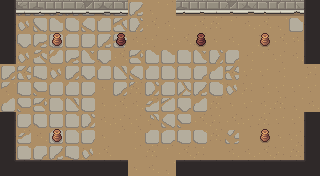

A 2D game scene composited from a Tiled map and its tileset images. What follows is a short description and the map's XML, with every tile layer's data as written:
An orthogonal 20x11 tile map with 16x16 px tiles, 6 tile layers (ground, dressing, decor, walls, ...), 3 tilesets and 15 objects (6x PROP, 5x ENTRY, 3x CHEST, SHOPKEEPER).

<map version="1.10" tiledversion="1.10.2" orientation="orthogonal" renderorder="right-down" width="20" height="11" tilewidth="16" tileheight="16" infinite="0" nextlayerid="8" nextobjectid="16">
 <tileset firstgid="1" name="wall" tilewidth="16" tileheight="16" tilecount="176" columns="11">
  <image source="../../../gfx/tiles/crypt/walls_floor.png" width="176" height="256" />
 </tileset>
 <tileset firstgid="177" name="slabs" tilewidth="16" tileheight="16" tilecount="207" columns="9">
  <image source="../../../gfx/tiles/crypt/slabs.png" width="144" height="368" />
 </tileset>
 <tileset firstgid="384" name="objects" tilewidth="16" tileheight="16" tilecount="384" columns="24">
  <image source="../../../gfx/tiles/crypt/objects.png" width="384" height="256" />
 </tileset>
 <layer id="1" name="ground" width="20" height="11">
  <data encoding="csv">
348,380,337,371,380,368,335,336,380,156,161,153,163,151,163,164,162,160,152,381,
367,367,348,343,330,369,331,356,366,151,159,162,151,163,161,159,151,156,341,151,
337,358,349,338,345,332,380,354,159,158,160,151,163,153,159,162,157,151,152,356,
348,367,362,368,349,375,358,151,354,343,343,339,375,366,342,160,161,158,159,152,
357,382,335,367,357,358,344,350,369,344,336,339,342,377,382,164,164,160,162,157,
372,333,379,345,344,332,153,357,364,371,340,352,380,330,367,157,160,164,164,164,
377,379,354,336,350,338,153,151,159,376,351,358,377,163,153,164,159,163,156,159,
161,332,346,334,339,371,159,158,158,365,369,379,151,157,151,158,163,164,164,152,
340,376,159,340,336,337,153,161,161,331,347,333,330,163,363,162,160,153,158,157,
362,339,342,380,335,367,151,162,161,163,161,151,157,162,159,159,151,157,163,160,
365,333,332,369,380,336,156,163,153,159,156,152,158,152,153,151,153,159,162,152
</data>
 </layer>
 <layer id="2" name="dressing" width="20" height="11">
  <data encoding="csv">
0,0,0,0,0,0,0,0,0,0,0,0,0,0,0,0,0,0,0,0,
0,0,0,0,0,0,0,0,0,0,0,0,0,0,0,0,0,0,0,0,
0,0,0,0,0,0,0,0,0,0,0,0,0,0,0,0,0,0,0,0,
0,0,0,0,0,0,0,0,0,0,0,0,0,0,0,0,0,0,0,0,
0,0,0,0,0,0,0,0,0,0,0,0,0,0,0,0,0,0,0,0,
0,0,0,0,0,0,0,0,0,0,0,0,0,0,0,0,0,0,0,0,
0,0,0,0,0,0,0,0,0,0,0,0,0,0,0,0,0,0,0,0,
0,0,0,0,0,0,0,0,0,0,0,0,0,0,0,0,0,0,0,0,
0,0,0,0,0,0,0,0,0,0,0,0,0,0,0,0,0,0,0,0,
0,0,0,0,0,0,0,0,0,0,0,0,0,0,0,0,0,0,0,0,
0,0,0,0,0,0,0,0,0,0,0,0,0,0,0,0,0,0,0,0
</data>
 </layer>
 <layer id="3" name="decor" width="20" height="11">
  <data encoding="csv">
0,0,0,0,0,0,0,0,0,0,0,0,0,0,0,0,0,0,0,0,
0,0,0,0,0,0,0,0,0,0,0,0,0,0,0,0,0,0,0,0,
0,0,0,0,0,0,0,0,0,0,0,0,0,0,0,0,0,0,0,0,
0,0,0,0,0,0,0,0,0,0,0,0,0,0,0,0,0,0,0,0,
0,0,0,0,0,0,0,0,0,0,0,0,0,0,0,0,0,0,0,0,
0,0,0,0,0,0,0,0,0,0,0,0,0,0,0,0,0,0,0,0,
0,0,0,0,0,0,0,0,0,0,0,0,0,0,0,0,0,0,0,0,
0,0,0,0,0,0,0,0,0,0,0,0,0,0,0,0,0,0,0,0,
0,0,0,0,0,0,0,0,0,0,0,0,0,0,0,0,0,0,0,0,
0,0,0,0,0,0,0,0,0,0,0,0,0,0,0,0,0,0,0,0,
0,0,0,0,0,0,0,0,0,0,0,0,0,0,0,0,0,0,0,0
</data>
 </layer>
 <layer id="4" name="walls" width="20" height="11">
  <data encoding="csv">
123,196,197,198,199,200,201,202,0,0,0,197,198,199,200,201,202,203,195,125,
123,0,0,0,0,0,0,0,0,0,0,0,0,0,0,0,0,0,0,125,
123,0,0,0,0,0,0,0,0,0,0,0,0,0,0,0,0,0,0,125,
123,0,0,0,0,0,0,0,0,0,0,0,0,0,0,0,0,0,0,125,
0,0,0,0,0,0,0,0,0,0,0,0,0,0,0,0,0,0,0,0,
0,0,0,0,0,0,0,0,0,0,0,0,0,0,0,0,0,0,0,0,
0,0,0,0,0,0,0,0,0,0,0,0,0,0,0,0,0,0,0,0,
123,0,0,0,0,0,0,0,0,0,0,0,0,0,0,0,0,0,0,125,
123,0,0,0,0,0,0,0,0,0,0,0,0,0,0,0,0,0,0,125,
123,0,0,0,0,0,0,0,0,0,0,0,0,0,0,0,0,0,0,125,
134,135,135,135,135,135,135,135,0,0,0,135,135,135,135,135,135,135,135,136
</data>
 </layer>
 <layer id="5" name="props" width="20" height="11">
  <data encoding="csv">
0,0,0,0,0,0,0,0,0,0,0,0,0,0,0,0,0,0,0,0,
0,0,0,0,0,0,0,0,0,0,0,0,0,0,0,0,0,0,0,0,
0,0,0,472,0,0,0,448,0,0,0,0,448,0,0,0,472,0,0,0,
0,0,0,0,0,0,0,0,0,0,0,0,0,0,0,0,0,0,0,0,
0,0,0,0,0,0,0,0,0,0,0,0,0,0,0,0,0,0,0,0,
0,0,0,0,0,0,0,0,0,0,0,0,0,0,0,0,0,0,0,0,
0,0,0,0,0,0,0,0,0,0,0,0,0,0,0,0,0,0,0,0,
0,0,0,0,0,0,0,0,0,0,0,0,0,0,0,0,0,0,0,0,
0,0,0,472,0,0,0,0,0,0,0,0,0,0,0,0,472,0,0,0,
0,0,0,0,0,0,0,0,0,0,0,0,0,0,0,0,0,0,0,0,
0,0,0,0,0,0,0,0,0,0,0,0,0,0,0,0,0,0,0,0
</data>
 </layer>
 <layer id="6" name="overhead" width="20" height="11">
  <data encoding="csv">
0,0,0,0,0,0,0,0,0,0,0,0,0,0,0,0,0,0,0,0,
0,0,0,0,0,0,0,0,0,0,0,0,0,0,0,0,0,0,0,0,
0,0,0,0,0,0,0,0,0,0,0,0,0,0,0,0,0,0,0,0,
0,0,0,0,0,0,0,0,0,0,0,0,0,0,0,0,0,0,0,0,
0,0,0,0,0,0,0,0,0,0,0,0,0,0,0,0,0,0,0,0,
0,0,0,0,0,0,0,0,0,0,0,0,0,0,0,0,0,0,0,0,
0,0,0,0,0,0,0,0,0,0,0,0,0,0,0,0,0,0,0,0,
0,0,0,0,0,0,0,0,0,0,0,0,0,0,0,0,0,0,0,0,
0,0,0,0,0,0,0,0,0,0,0,0,0,0,0,0,0,0,0,0,
0,0,0,0,0,0,0,0,0,0,0,0,0,0,0,0,0,0,0,0,
0,0,0,0,0,0,0,0,0,0,0,0,0,0,0,0,0,0,0,0
</data>
 </layer>
 <objectgroup id="7" name="spawns">
  <object id="1" name="UP" type="ENTRY" x="152" y="24" />
  <object id="2" name="DOWN" type="ENTRY" x="152" y="152" />
  <object id="3" name="LEFT" type="ENTRY" x="24" y="88" />
  <object id="4" name="RIGHT" type="ENTRY" x="296" y="88" />
  <object id="5" name="" type="ENTRY" x="168" y="88" />
  <object id="6" name="" type="SHOPKEEPER" x="168" y="56" />
  <object id="7" name="stock" type="CHEST" x="88" y="104" />
  <object id="8" name="stock" type="CHEST" x="168" y="120" />
  <object id="9" name="stock" type="CHEST" x="232" y="104" />
  <object id="10" name="torch" type="PROP" x="56" y="168" />
  <object id="11" name="torch" type="PROP" x="264" y="168" />
  <object id="12" name="torch" type="PROP" x="8" y="136" />
  <object id="13" name="torch" type="PROP" x="312" y="136" />
  <object id="14" name="banner" type="PROP" x="120" y="168" />
  <object id="15" name="banner" type="PROP" x="200" y="168" />
 </objectgroup>
</map>
